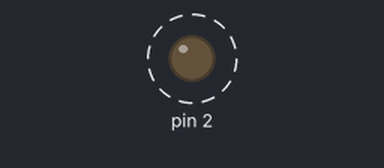
A sketch run on a simulated Arduino Uno, built with avr-gcc and run on an emulated ATmega328P. On the bench: output pins drawn as LEDs (lit = HIGH). Dashed ring = blinking. What the sketch prints to the serial monitor is not drawn.

Above: at 0.15 s.
Timing chart, 0 to 3.0 s (numbered marks = the images above):
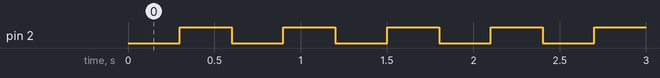

Measured:
- by itself, pin 2: alternates HIGH for 0.30 s and LOW for 0.30 s

The sketch:

esp01_minimal_test.ino
```cpp
// ESP-01 minimal bring-up sketch v2 — bisection tool, not part of the product.
//
// v2 change: the LED blinks BEFORE any Serial output. If Serial hangs
// (the old user_uart_wait_tx_fifo_empty class of failure), the LED
// freezes in a visible state instead of the test dying silently.
//
// WIRING REQUIREMENT: any LED on GPIO2 MUST have a series resistor
// (330 ohm - 1 k ohm). Without it, driving the pin LOW overcurrents
// the GPIO and can reset the chip. 3V3 -> resistor -> LED -> GPIO2.
//
// Expected on a 115200 monitor after reset:
//   1. one burst of garbage (~0.3 s) — ROM bootloader at 74880, normal
//   2. then repeating, readable:
//        minimal: alive ms=600
//        minimal: alive ms=1200
//        ...
//
// LED (external, 3V3 -> resistor -> LED -> GPIO2) shows, with no
// monitor attached at all:
//   - continuous blinking forever ......... app running
//   - blinks twice then freezes OFF ....... Serial print hung (UART issue)
//   - brief flicker, pause, repeat ........ still boot-looping (power/RST)
//
// Board settings (same as esp01_chaba): Generic ESP8266 Module,
// Flash mode DOUT, Flash size 1MB, CPU 80 MHz, Upload 115200.

void setup() {
  pinMode(2, OUTPUT);
  digitalWrite(2, HIGH);  // LED off at boot (active-low wiring)
  Serial.begin(115200);
}

void loop() {
  digitalWrite(2, LOW);   // LED on
  delay(300);
  digitalWrite(2, HIGH);  // LED off
  delay(300);
  Serial.print("minimal: alive ms=");
  Serial.println(millis());
}
```
